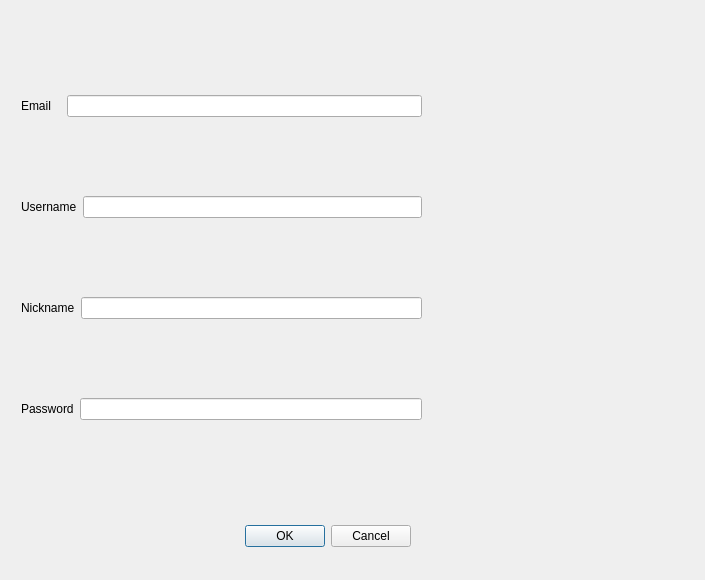
<?xml version="1.0" encoding="UTF-8"?>
<ui version="4.0">
 <class>Dialog</class>
 <widget class="QDialog" name="Dialog">
  <property name="geometry">
   <rect>
    <x>0</x>
    <y>0</y>
    <width>705</width>
    <height>580</height>
   </rect>
  </property>
  <property name="windowTitle">
   <string>Dialog</string>
  </property>
  <property name="styleSheet">
   <string notr="true"/>
  </property>
  <widget class="QDialogButtonBox" name="buttonBox">
   <property name="geometry">
    <rect>
     <x>200</x>
     <y>520</y>
     <width>211</width>
     <height>32</height>
    </rect>
   </property>
   <property name="orientation">
    <enum>Qt::Horizontal</enum>
   </property>
   <property name="standardButtons">
    <set>QDialogButtonBox::Cancel|QDialogButtonBox::Ok</set>
   </property>
  </widget>
  <widget class="QWidget" name="layoutWidget">
   <property name="geometry">
    <rect>
     <x>21</x>
     <y>22</y>
     <width>401</width>
     <height>471</height>
    </rect>
   </property>
   <layout class="QVBoxLayout" name="verticalLayout">
    <item>
     <layout class="QHBoxLayout" name="horizontalLayout">
      <item>
       <widget class="QLabel" name="label">
        <property name="text">
         <string>Email   </string>
        </property>
       </widget>
      </item>
      <item>
       <widget class="QLineEdit" name="lineEdit"/>
      </item>
     </layout>
    </item>
    <item>
     <layout class="QHBoxLayout" name="horizontalLayout_2">
      <item>
       <widget class="QLabel" name="label_2">
        <property name="text">
         <string>Username</string>
        </property>
       </widget>
      </item>
      <item>
       <widget class="QLineEdit" name="lineEdit_2"/>
      </item>
     </layout>
    </item>
    <item>
     <layout class="QHBoxLayout" name="horizontalLayout_3">
      <item>
       <widget class="QLabel" name="label_3">
        <property name="text">
         <string>Nickname</string>
        </property>
       </widget>
      </item>
      <item>
       <widget class="QLineEdit" name="lineEdit_3"/>
      </item>
     </layout>
    </item>
    <item>
     <layout class="QHBoxLayout" name="horizontalLayout_4">
      <item>
       <widget class="QLabel" name="label_4">
        <property name="text">
         <string>Password</string>
        </property>
       </widget>
      </item>
      <item>
       <widget class="QLineEdit" name="lineEdit_4"/>
      </item>
     </layout>
    </item>
   </layout>
  </widget>
 </widget>
 <resources/>
 <connections>
  <connection>
   <sender>buttonBox</sender>
   <signal>accepted()</signal>
   <receiver>Dialog</receiver>
   <slot>accept()</slot>
   <hints>
    <hint type="sourcelabel">
     <x>248</x>
     <y>254</y>
    </hint>
    <hint type="destinationlabel">
     <x>157</x>
     <y>274</y>
    </hint>
   </hints>
  </connection>
  <connection>
   <sender>buttonBox</sender>
   <signal>rejected()</signal>
   <receiver>Dialog</receiver>
   <slot>reject()</slot>
   <hints>
    <hint type="sourcelabel">
     <x>316</x>
     <y>260</y>
    </hint>
    <hint type="destinationlabel">
     <x>286</x>
     <y>274</y>
    </hint>
   </hints>
  </connection>
 </connections>
</ui>
